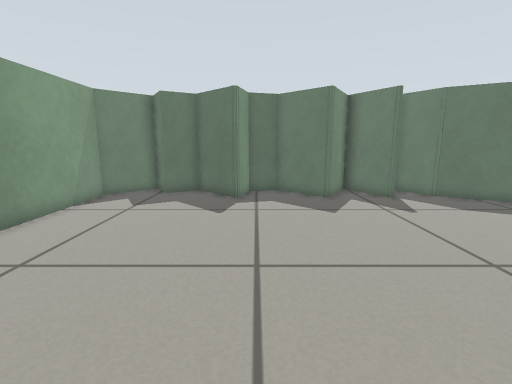
View 1 (above)

12 first-person views from a walk through a robot-simulator world made for Gazebo. The camera is 0.51 m above the floor, tilts 10° down and sees 85° across. The floor is counted in squares, 0.2 m on a side. Each view is taken from the middle of a square. On the plan, view 1 faces up. The plan holds only what a view shows up to about 18 squares ahead; the rest is blank. The place goes on beyond the plan.

View 2
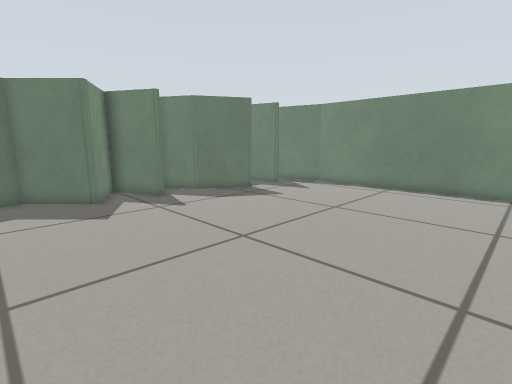

View 3
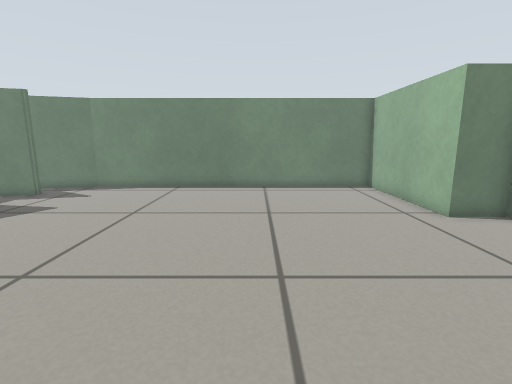

View 4
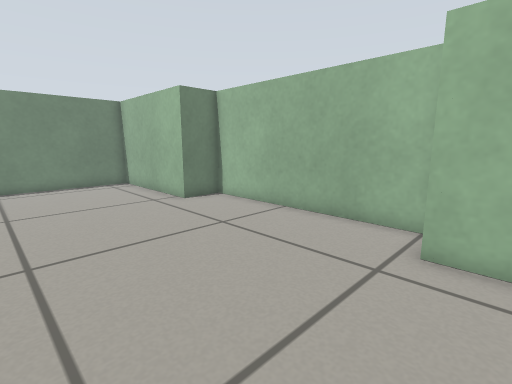

View 5
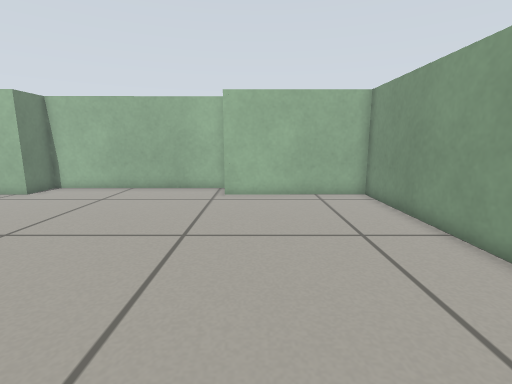

View 6
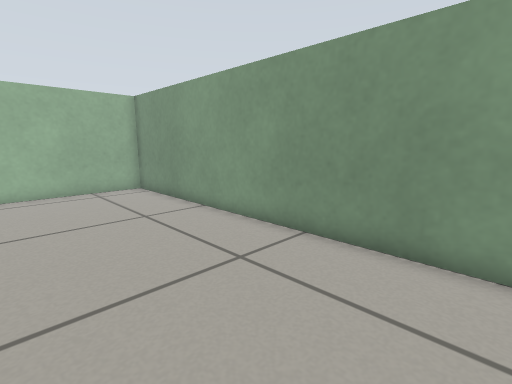

View 7
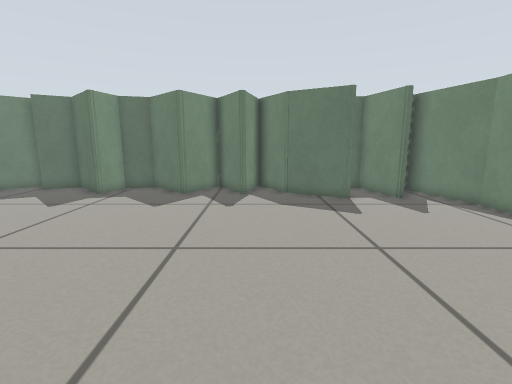

View 8
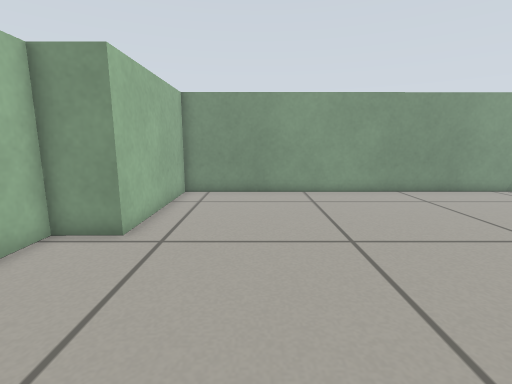

View 9
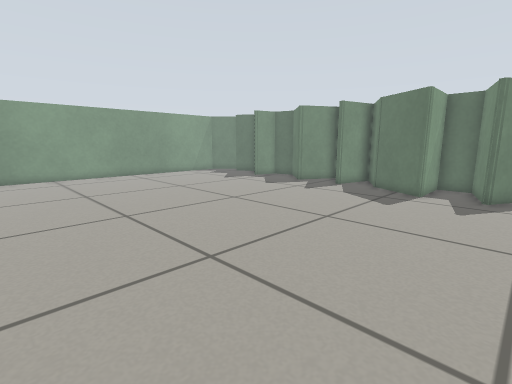

View 10
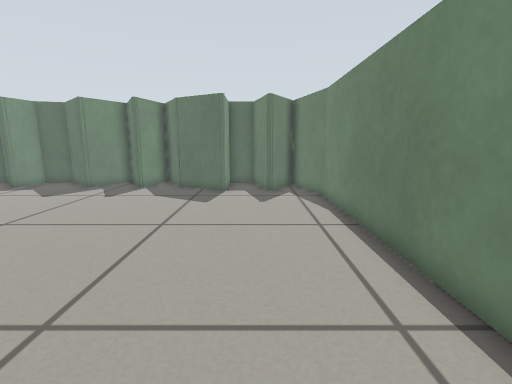

View 11
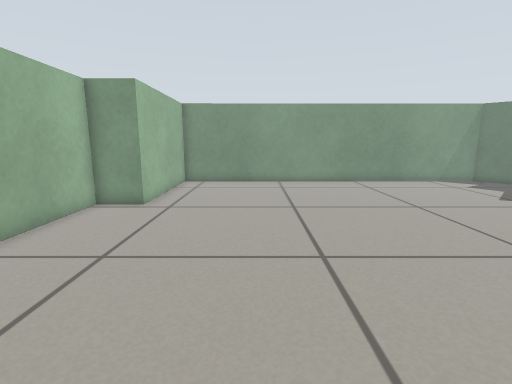

View 12
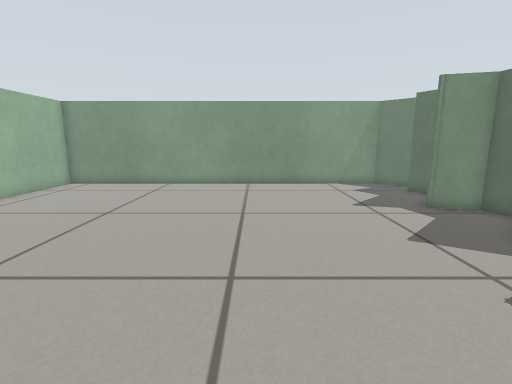

### Floor plan
Points are (right, up) in squares from view 1. A wall is a line through its corners. A room is listed if a view was taken in it or the views show most of it. See-through windows are left out.
Room 1 (views 1, 2, 3, 4, 5, 6, 7, 8, 9, 10, 11, 12)
walls: (3.4, 12.8) (1.2, 15) (-0.4, 14.6) (-0.9, 12.7) (-3.1, 14.9) (-4.6, 14) (-5.5, 15.5) (-7.5, 13.5) (-7.4, -5.7) (-0.4, -5.7) (-0.4, -7.7) (9.4, -7.7) (9.4, -5.7) (16.3, -5.6) (16.3, 10.3) (15.2, 14.2) (13.8, 11.8) (13.6, 11.8) (12.9, 14.7) (11.3, 14.7) (11.4, 11.6) (8.5, 13.2) (7.2, 15.6) (6.4, 12.7) (4.8, 15.3) (3.4, 12.8)

Where each view was taken, in squares from view 1:
view 1: 0 up, 0 right, facing up
view 2: 0 up, 0 right, facing up-right
view 3: 1 up, 0 right, facing right
view 4: 1 up, 2 left, facing down-right
view 5: 8 up, 2 left, facing down
view 6: 10 up, 1 left, facing down-left
view 7: 1 down, 7 right, facing up
view 8: 2 down, 7 right, facing left
view 9: 3 down, 15 right, facing up-left
view 10: 3 down, 13 right, facing up
view 11: 1 down, 11 right, facing left
view 12: 6 up, 10 right, facing left
